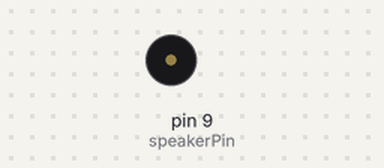
A sketch run on a simulated Arduino Uno, built with avr-gcc and run on an emulated ATmega328P. Parts: buzzer (waves = sounding).

Above: at 2.11 s.
At 9.46 s:
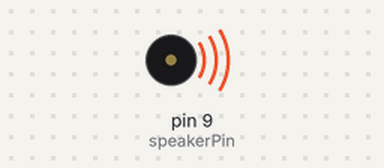
Timing chart, 0 to 10.2 s (numbered marks = the images above):
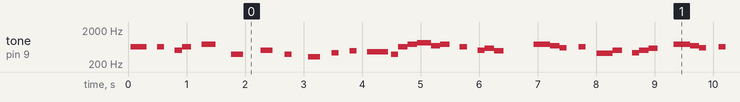

Measured:
- by itself, tone on pin 9 (speakerPin): plays 644 Hz for 0.28 s, 644 Hz for 0.12 s, 514 Hz for 0.12 s, 644 Hz for 0.16 s, 763 Hz for 0.24 s, 387 Hz for 0.20 s … (404 notes in this stretch)

The sketch:

Buzzer_Music_Box.ino
```cpp
/* Melody
 * (cleft) 2005 D. Cuartielles for K3
 *
 * This example uses a piezo speaker to play melodies.  It sends
 * a square wave of the appropriate frequency to the piezo, generating
 * the corresponding tone.
 *
 * The calculation of the tones is made following the mathematical
 * operation:
 *
 *       timeHigh = period / 2 = 1 / (2 * toneFrequency)
 *
 * where the different tones are described as in the table:
 *
 * note   frequency   period  timeHigh
 * c          261 Hz          3830  1915
 * d          294 Hz          3400  1700
 * e          329 Hz          3038  1519
 * f          349 Hz          2864  1432
 * g          392 Hz          2550  1275
 * a          440 Hz          2272  1136
 * b          493 Hz          2028  1014
 * C          523 Hz          1912  956
 *
 * http://www.arduino.cc/en/Tutorial/Melody
 */

int speakerPin = 9;

int length = 88; // the number of notes
int notes[] = {56,56,0,56,0,52,56,0,59,0,47,0,52,0,47,0,44,0,49,0,51,0,50,49,
               47,56,59,61,57,59,0,56,0,52,54,51,0,0,59,58,57,55,0,56,0,48,49,52,
               0,49,52,54,0,59,58,57,55,0,56,0,64,0,64,64,0,0,59,58,57,55,0,56,
               0,48,49,52,0,49,52,54,0,55,0,54,0,52,0,0}; // a space represents a rest
int beats[] = {1,1,1,1,1,1,1,1,2,2,2,2,2,1,1,2,2,1,1,1,1,1,1,2,
               1,1,1,2,1,1,1,1,1,1,1,1,2,2,1,1,1,1,1,1,1,1,1,1,1,1,1,1,
               2,1,1,1,1,1,1,1,1,1,1,2,2,2,1,1,1,1,1,1,
               1,1,1,1,1,1,1,1,2,2,1,1,2,2,2,4};
int tempo = 100;

void playTone(float tone, int duration) {
  for (long i = 0; i < duration * 1000L; i += tone * 2) {
    digitalWrite(speakerPin, HIGH);
    delayMicroseconds(tone);
    digitalWrite(speakerPin, LOW);
    delayMicroseconds(tone);
  }
}

void playNote(int note, int duration) {
  int names[] = { 3,4,5,6,7,8,9,10,11,12,13,14,15,16,17,18,19,20,21,22,23,24,25,26,27,28,29,30,31,32,33,34,35,36,37,38,39,40,41,42,43,44,45,46,47,48,49,50,51,52,53,54,55,56,57,58,59,60,61,62,63,64,65,66,67,68,69,70,71,72,73,74,75,76,77,78,79,80,81,82,83,84,85,86,87,88};
  float tones[] = {16198.16183,
15289.0237,
14430.9306,
13620.9719,
12856.4779,
12134.9209,
11453.83532,
10810.97444,
10204.20658,
9631.480301,
9090.909091,
8580.685906,
8099.080916,
7644.511852,
7215.46534,
6810.485969,
6428.238997,
6067.460452,
5726.917658,
5405.487218,
5102.103291,
4815.74015,
4545.454545,
4290.342953,
4049.540458,
3822.255926,
3607.73267,
3405.242985,
3214.119498,
3033.730226,
2863.458829,
2702.743609,
2551.051646,
2407.870075,
2272.727273,
2145.171476,
2024.770229,
1911.127963,
1803.866335,
1702.621492,
1607.059749,
1516.865113,
1431.729415,
1351.371805,
1275.525823,
1203.935038,
1136.363636,
1072.585738,
1012.385115,
955.5639815,
901.9331675,
851.3107461,
803.5298746,
758.4325565,
715.8647073,
675.6859023,
637.7629114,
601.9675188,
568.1818182,
536.2928691,
506.1925573,
477.7819908,
450.9665837,
425.6553731,
401.7649373,
379.2162783,
357.9323536,
337.8429511,
318.8814557,
300.9837594,
284.0909091,
268.1464346,
253.0962786,
238.8909954,
225.4832919,
212.8276865,
200.8824686,
189.6081391,
178.9661768,
168.9214756,
159.4407278,
150.4918797,
142.0454545,
134.0732173,
126.5481393,
119.4454977


 };

  // play the tone corresponding to the note name
  for (int i = 0; i < 86; i++) {
    if (names[i] == note) {
      playTone(tones[i], duration);
    }
  }
}

void setup() {
  pinMode(speakerPin, OUTPUT);
}

void loop() {
  for (int i = 0; i < length; i++) {
    if (notes[i] == 0) {
      delay(beats[i] * tempo); // rest
    } else {
      playNote(notes[i], beats[i] * tempo);
    }

    // pause between notes
    delay(tempo / 2);
  }
}
```
